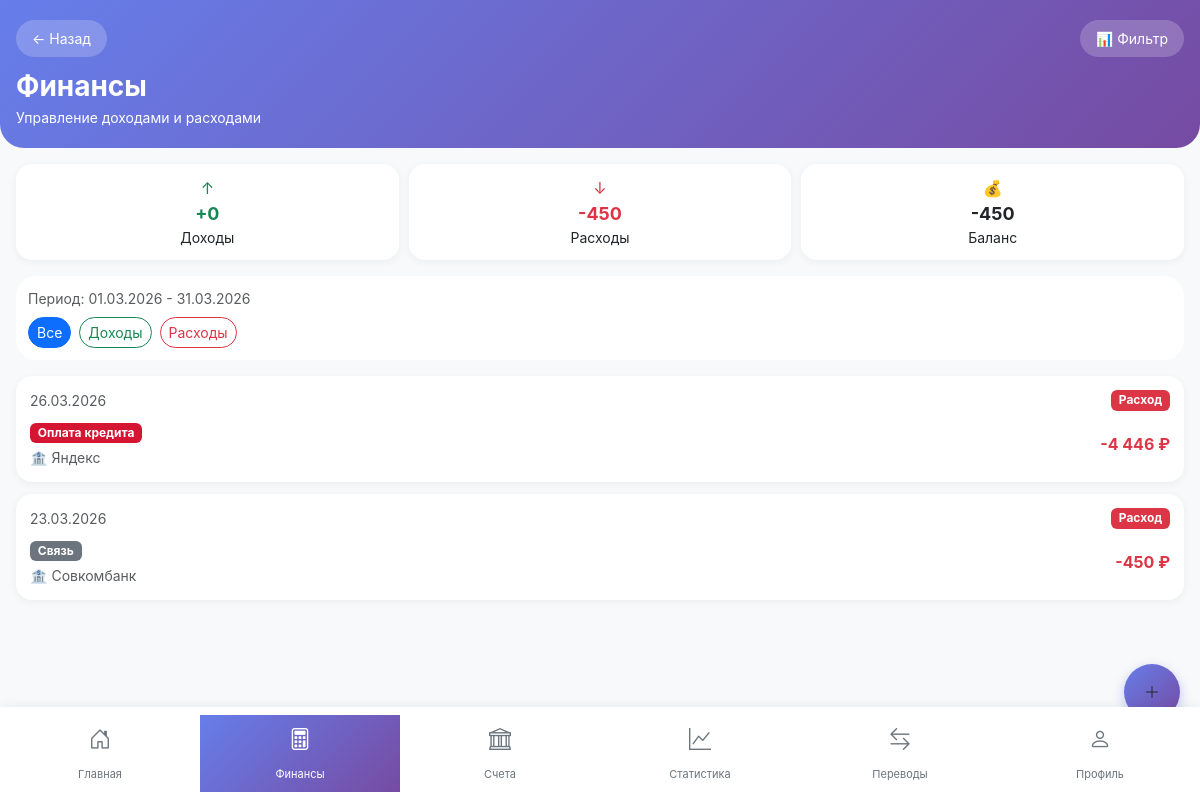
Screenshot of /modules/finances.php (signed in) with the database file from the repository.
### tables this page shows
CREATE TABLE `transactions` (
  `id` int(11) NOT NULL,
  `user_id` int(11) NOT NULL,
  `account_id` int(11) NOT NULL,
  `category_id` int(11) NOT NULL,
  `type` enum('income','expense') NOT NULL,
  `amount` decimal(15,2) NOT NULL,
  `transaction_date` date NOT NULL,
  `description` text DEFAULT NULL,
  `tags_text` text DEFAULT NULL,
  `created_at` timestamp NOT NULL DEFAULT current_timestamp(),
  `updated_at` timestamp NOT NULL DEFAULT current_timestamp() ON UPDATE current_timestamp()
);

CREATE TABLE `categories` (
  `id` int(11) NOT NULL,
  `user_id` int(11) NOT NULL,
  `name` varchar(50) NOT NULL,
  `color` varchar(7) DEFAULT '#6c757d',
  `type` enum('income','expense') NOT NULL,
  `created_at` timestamp NOT NULL DEFAULT current_timestamp(),
  `updated_at` timestamp NOT NULL DEFAULT current_timestamp() ON UPDATE current_timestamp()
);

CREATE TABLE `accounts` (
  `id` int(11) NOT NULL,
  `user_id` int(11) NOT NULL,
  `account_number` varchar(100) NOT NULL,
  `bank_name` varchar(100) NOT NULL,
  `note` text DEFAULT NULL,
  `opening_date` date DEFAULT NULL,
  `color` varchar(7) DEFAULT '#6c757d',
  `icon` varchar(50) DEFAULT 'bi-bank',
  `initial_balance` decimal(15,2) DEFAULT 0.00,
  `current_balance` decimal(15,2) DEFAULT 0.00,
  `is_active` tinyint(1) DEFAULT 1,
  `created_at` timestamp NOT NULL DEFAULT current_timestamp(),
  `updated_at` timestamp NOT NULL DEFAULT current_timestamp() ON UPDATE current_timestamp()
);

### modules/finances.php (the view, shortened to what this page needs)
<?php
require_once '../config/database.php';
$user_id = $_SESSION['user_id'];
$filter_type = $_GET['type'] ?? 'all';
$filter_date_from = $_GET['date_from'] ?? date('Y-m-01');
$filter_date_to = $_GET['date_to'] ?? date('Y-m-t');
$sql = "SELECT t.*, c.name as category_name, c.color as category_color, a.bank_name FROM transactions t LEFT JOIN categories c ON t.category_id = c.id LEFT JOIN accounts a ON t.account_id = a.id WHERE t.user_id = ? AND t.transaction_date BETWEEN ? AND ?";
$params = [$user_id, $filter_date_from, $filter_date_to];
$sql .= " ORDER BY t.transaction_date DESC";
$stmt = $pdo->prepare($sql);
$stmt->execute($params);
$transactions = $stmt->fetchAll();
$total_income = array_sum(array_filter(array_column($transactions, 'amount', 'type'), function($k) { return $k == 'income'; }, ARRAY_FILTER_USE_KEY));
$total_expense = array_sum(array_filter(array_column($transactions, 'amount', 'type'), function($k) { return $k == 'expense'; }, ARRAY_FILTER_USE_KEY));
$balance = $total_income - $total_expense;
?>
<!DOCTYPE html>
<html lang="ru">
<head>
    <link href="https://cdn.jsdelivr.net/npm/bootstrap@5.3.0/dist/css/bootstrap.min.css" rel="stylesheet">
    <link rel="stylesheet" href="https://cdn.jsdelivr.net/npm/bootstrap-icons@1.11.1/font/bootstrap-icons.css">
</head>
<body>
    <div class="mobile-header">
        <div class="d-flex justify-content-between align-items-center">
            <a href="../dashboard.php" class="back-button">← Назад</a>
            <button class="back-button" id="filterBtn">📊 Фильтр</button>
        </div>
        <div class="page-title fs-3 fw-bold mt-2">Финансы</div>
        <div class="small">Управление доходами и расходами</div>
    </div>
    <div class="stats-grid">
        <div class="stat-card"><div class="text-success">↑</div><div class="stat-value text-success">+<?php echo number_format($total_income, 0, '.', ' '); ?></div><div class="small">Доходы</div></div>
        <div class="stat-card"><div class="text-danger">↓</div><div class="stat-value text-danger">-<?php echo number_format($total_expense, 0, '.', ' '); ?></div><div class="small">Расходы</div></div>
        <div class="stat-card"><div>💰</div><div class="stat-value"><?php echo number_format($balance, 0, '.', ' '); ?></div><div class="small">Баланс</div></div>
    </div>
    <div class="filter-bar">
        <div class="small text-muted mb-2">Период: <?php echo date('d.m.Y', strtotime($filter_date_from)); ?> - <?php echo date('d.m.Y', strtotime($filter_date_to)); ?></div>
        <div class="d-flex gap-2">
            <a href="?type=all" class="btn btn-sm <?php echo $filter_type == 'all' ? 'btn-primary' : 'btn-outline-secondary'; ?> rounded-pill">Все</a>
            <a href="?type=income" class="btn btn-sm <?php echo $filter_type == 'income' ? 'btn-success' : 'btn-outline-success'; ?> rounded-pill">Доходы</a>
            <a href="?type=expense" class="btn btn-sm <?php echo $filter_type == 'expense' ? 'btn-danger' : 'btn-outline-danger'; ?> rounded-pill">Расходы</a>
        </div>
    </div>
    <?php foreach ($transactions as $t): ?>
    <div class="transaction-card" data-id="<?php echo $t['id']; ?>" data-type="<?php echo $t['type']; ?>" data-account="<?php echo $t['account_id']; ?>" data-category="<?php echo $t['category_id']; ?>" data-amount="<?php echo $t['amount']; ?>" data-date="<?php echo $t['transaction_date']; ?>" data-desc="<?php echo htmlspecialchars($t['description'] ?? ''); ?>" data-tags="<?php echo htmlspecialchars($t['tags_text'] ?? ''); ?>">
        <div class="d-flex justify-content-between mb-2">
            <span class="small text-muted"><?php echo date('d.m.Y', strtotime($t['transaction_date'])); ?></span>
            <span class="badge <?php echo $t['type'] == 'income' ? 'bg-success' : 'bg-danger'; ?>"><?php echo $t['type'] == 'income' ? 'Доход' : 'Расход'; ?></span>
        </div>
        <div class="d-flex justify-content-between align-items-center">
            <div>
                <span class="badge" style="background-color: <?php echo $t['category_color']; ?>"><?php echo htmlspecialchars($t['category_name']); ?></span>
                <div class="small text-muted mt-1">🏦 <?php echo htmlspecialchars($t['bank_name']); ?></div>
            </div>
            <div class="fw-bold <?php echo $t['type'] == 'income' ? 'text-income' : 'text-expense'; ?>">
                <?php echo ($t['type'] == 'income' ? '+' : '-') . number_format($t['amount'], 0, '.', ' '); ?> ₽
            </div>
        </div>
    </div>
    <?php endforeach; ?>
    <div class="fab" id="addBtn"><i class="bi bi-plus-lg"></i></div>
    <div class="mobile-nav">
        <div class="row g-0">
            <div class="col-2"><a href="../dashboard.php" class="nav-item"><i
                        class="bi bi-house-door"></i><span>Главная</span></a></div>
            <div class="col-2"><a href="finances.php" class="nav-item active"><i
                        class="bi bi-calculator"></i><span>Финансы</span></a></div>
            <div class="col-2"><a href="accounts.php" class="nav-item"><i class="bi bi-bank"></i><span>Счета</span></a>
            </div>
            <div class="col-2"><a href="statistics.php" class="nav-item"><i
                        class="bi bi-graph-up"></i><span>Статистика</span></a></div>
            <div class="col-2"> <a href="transfers.php" class="nav-item"><i
                        class="bi bi-arrow-left-right"></i><span>Переводы</span></a></div>
            <div class="col-2"> <a href="../profile.php" class="nav-item"><i
                        class="bi bi-person"></i><span>Профиль</span></a></div>
        </div>
    </div>
</body>
</html>

### modules/finances.php (style rules this page uses)
* { -webkit-tap-highlight-color: transparent; }
body { background: #f8f9fa; font-family: -apple-system, BlinkMacSystemFont, "Segoe UI", Roboto, sans-serif; padding-bottom: 70px; }
.mobile-header { background: linear-gradient(135deg, #667eea 0%, #764ba2 100%); color: white; padding: 20px 16px; border-radius: 0 0 24px 24px; margin-bottom: 16px; }
.back-button { background: rgba(255,255,255,0.2); border: none; border-radius: 30px; padding: 8px 16px; color: white; text-decoration: none; font-size: 14px; }
.stats-grid { display: grid; grid-template-columns: repeat(3, 1fr); gap: 10px; padding: 0 16px; margin-bottom: 16px; }
.stat-card { background: white; border-radius: 16px; padding: 12px; text-align: center; box-shadow: 0 2px 8px rgba(0,0,0,0.05); }
.stat-value { font-size: 18px; font-weight: bold; }
.filter-bar { background: white; margin: 0 16px 16px; border-radius: 20px; padding: 12px; }
.transaction-card { background: white; border-radius: 16px; padding: 14px; margin: 0 16px 12px; box-shadow: 0 2px 8px rgba(0,0,0,0.05); cursor: pointer; }
.fab { position: fixed; bottom: 80px; right: 20px; background: linear-gradient(135deg, #667eea 0%, #764ba2 100%); width: 56px; height: 56px; border-radius: 28px; display: flex; align-items: center; justify-content: center; box-shadow: 0 4px 12px rgba(102,126,234,0.4); cursor: pointer; z-index: 1000; }
.mobile-nav { position: fixed; bottom: 0; left: 0; right: 0; background: white; box-shadow: 0 -2px 10px rgba(0,0,0,0.05); padding: 8px 0; z-index: 1000; }
.mobile-nav .nav-item { text-align: center; padding: 8px 0; color: #6c757d; text-decoration: none; display: block; }
.mobile-nav .nav-item.active { background: linear-gradient(135deg, #667eea 0%, #764ba2 100%); color: white; }
.mobile-nav .nav-item i { font-size: 22px; display: block; margin-bottom: 4px; }
.mobile-nav .nav-item span { font-size: 11px; }
.text-expense { color: #dc3545; }

### rows the page displays
transactions: transaction_date "26.03.2026", type "Расход", category.name "Оплата кредита", account.bank_name "Яндекс", amount "4 446"
transactions: transaction_date "23.03.2026", type "Расход", category.name "Связь", account.bank_name "Совкомбанк", amount "450"

### other values shown
$total_income "0"
$total_expense "450"
$balance "-450"
